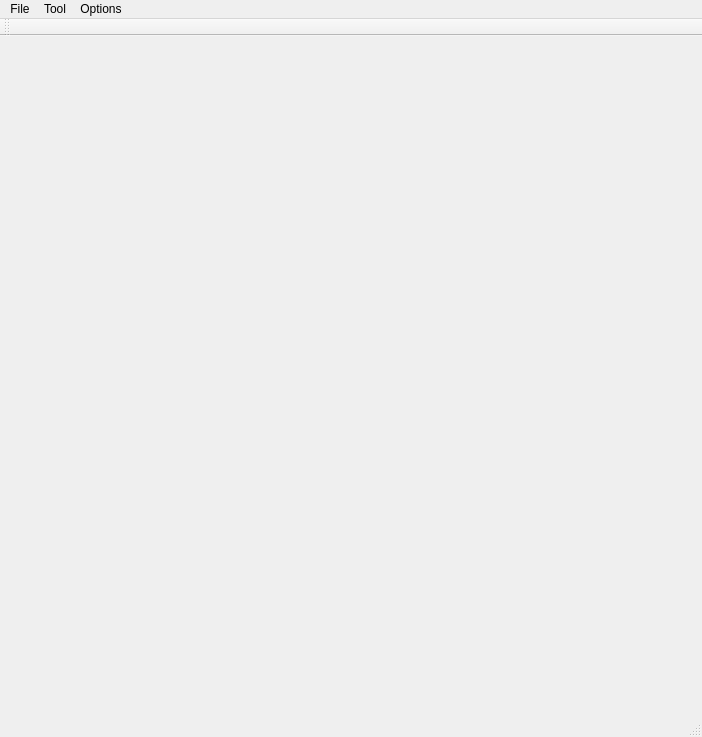
<?xml version="1.0" encoding="UTF-8"?>
<ui version="4.0">
 <class>MainWindowClass</class>
 <widget class="QMainWindow" name="MainWindowClass">
  <property name="geometry">
   <rect>
    <x>0</x>
    <y>0</y>
    <width>702</width>
    <height>737</height>
   </rect>
  </property>
  <property name="windowTitle">
   <string>Burmester Theory</string>
  </property>
  <widget class="QWidget" name="centralWidget"/>
  <widget class="QMenuBar" name="menuBar">
   <property name="geometry">
    <rect>
     <x>0</x>
     <y>0</y>
     <width>702</width>
     <height>21</height>
    </rect>
   </property>
   <widget class="QMenu" name="menuFile">
    <property name="title">
     <string>File</string>
    </property>
    <addaction name="actionOpen"/>
    <addaction name="separator"/>
    <addaction name="actionExit"/>
   </widget>
   <widget class="QMenu" name="menuTool">
    <property name="title">
     <string>Tool</string>
    </property>
    <addaction name="actionRun"/>
    <addaction name="actionStop"/>
    <addaction name="separator"/>
    <addaction name="actionStepForward"/>
    <addaction name="actionStepBackward"/>
   </widget>
   <widget class="QMenu" name="menuOptions">
    <property name="title">
     <string>Options</string>
    </property>
    <addaction name="actionShowCenterPointCurve"/>
    <addaction name="actionShowCirclePointCurve"/>
   </widget>
   <addaction name="menuFile"/>
   <addaction name="menuTool"/>
   <addaction name="menuOptions"/>
  </widget>
  <widget class="QToolBar" name="mainToolBar">
   <attribute name="toolBarArea">
    <enum>TopToolBarArea</enum>
   </attribute>
   <attribute name="toolBarBreak">
    <bool>false</bool>
   </attribute>
  </widget>
  <widget class="QStatusBar" name="statusBar"/>
  <action name="actionExit">
   <property name="text">
    <string>Exit</string>
   </property>
  </action>
  <action name="actionRun">
   <property name="text">
    <string>Run</string>
   </property>
  </action>
  <action name="actionStop">
   <property name="text">
    <string>Stop</string>
   </property>
  </action>
  <action name="actionStepForward">
   <property name="text">
    <string>Step Forward</string>
   </property>
   <property name="shortcut">
    <string>Right</string>
   </property>
  </action>
  <action name="actionStepBackward">
   <property name="text">
    <string>Step Backward</string>
   </property>
   <property name="shortcut">
    <string>Left</string>
   </property>
  </action>
  <action name="actionOpen">
   <property name="text">
    <string>Open</string>
   </property>
  </action>
  <action name="actionShowCenterPointCurve">
   <property name="checkable">
    <bool>true</bool>
   </property>
   <property name="text">
    <string>Show Center Point Curve</string>
   </property>
  </action>
  <action name="actionShowCirclePointCurve">
   <property name="checkable">
    <bool>true</bool>
   </property>
   <property name="text">
    <string>Show Circle Point Curve</string>
   </property>
  </action>
 </widget>
 <layoutdefault spacing="6" margin="11"/>
 <resources>
  <include location="MainWindow.qrc"/>
 </resources>
 <connections/>
</ui>
